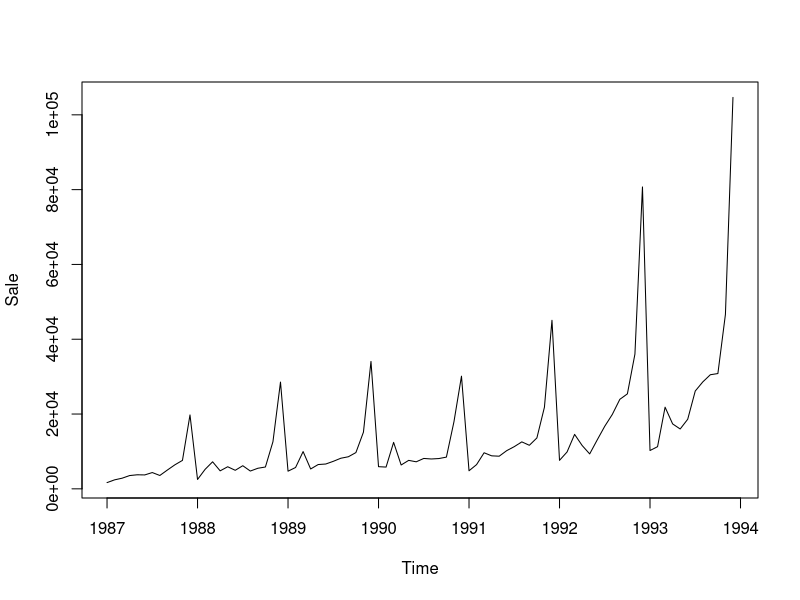
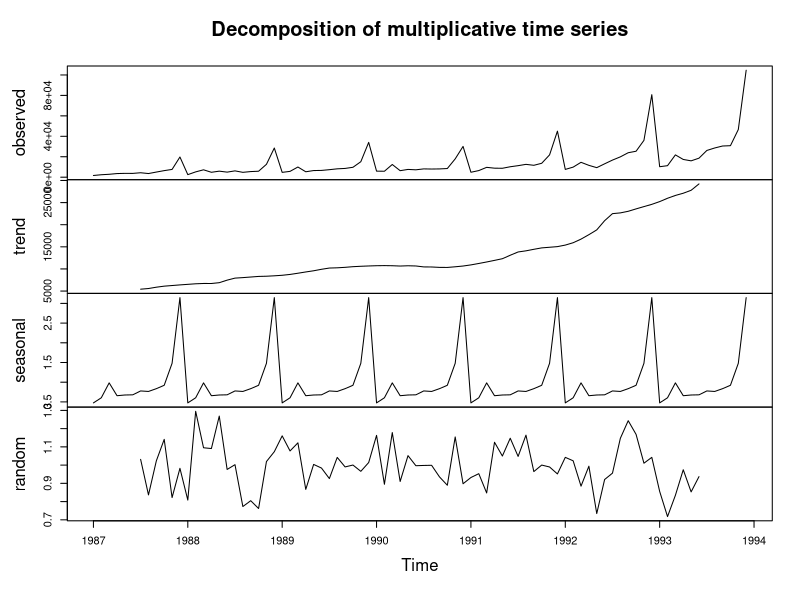
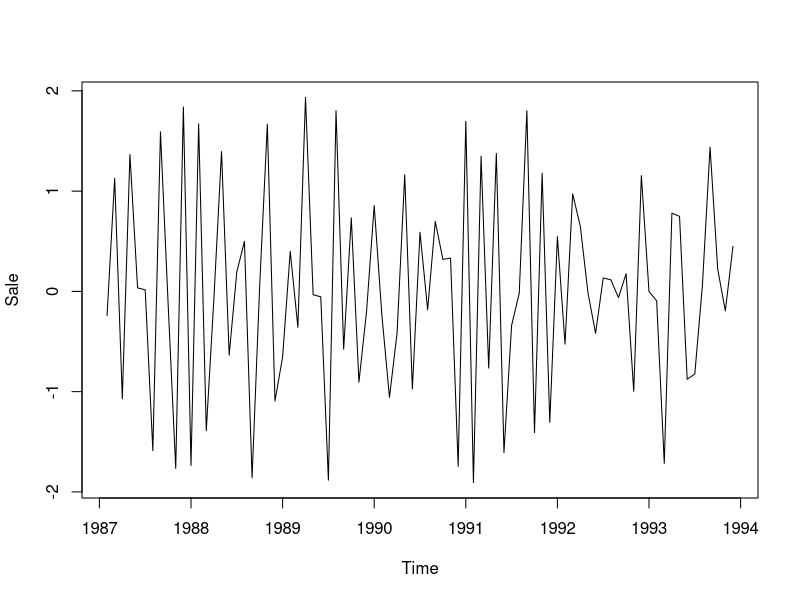
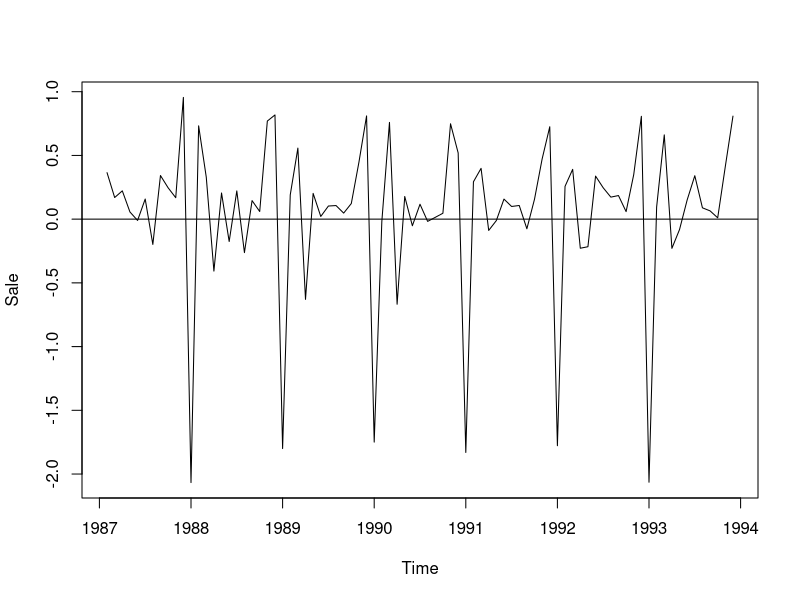
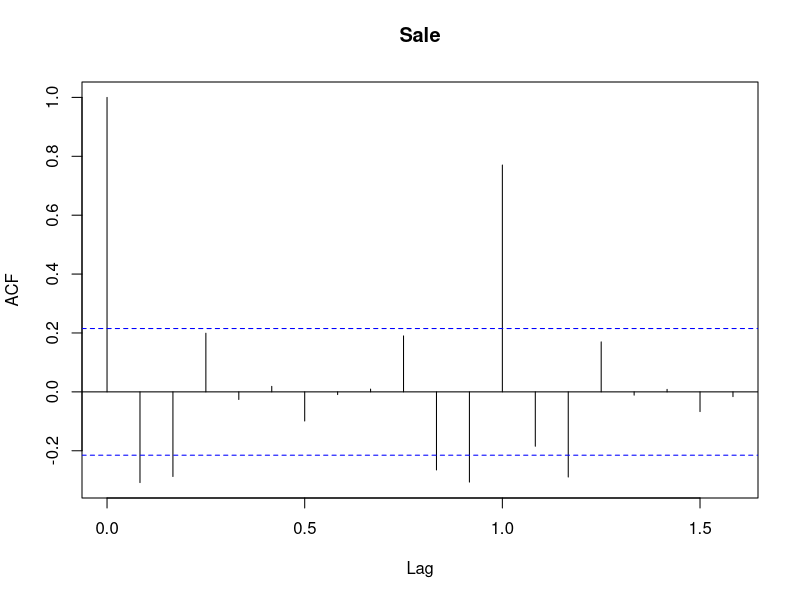
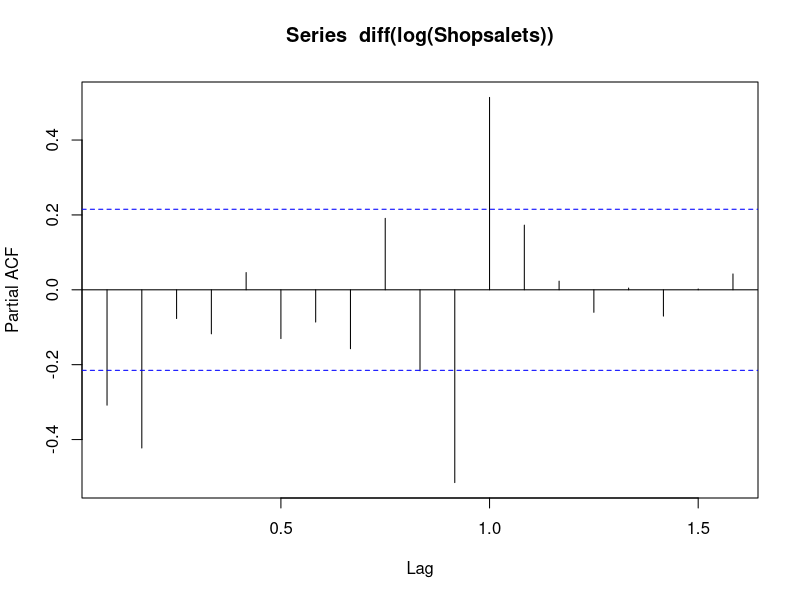
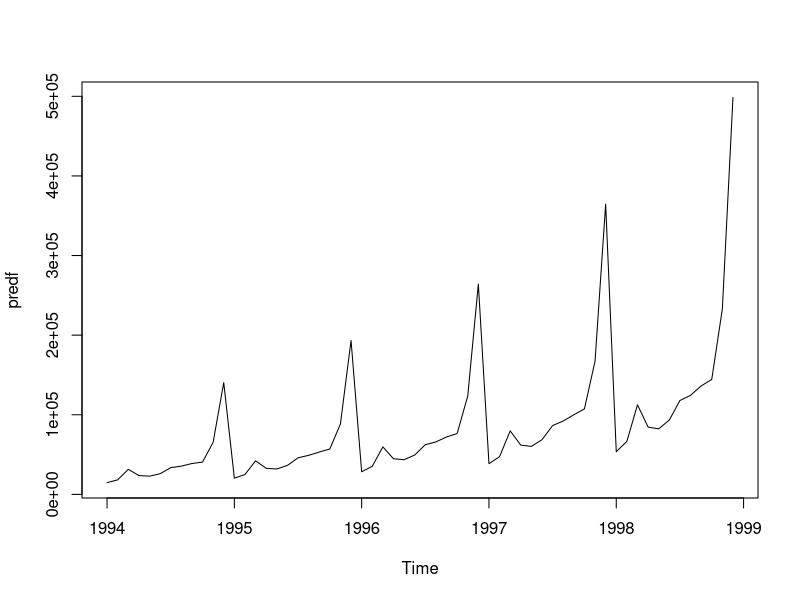
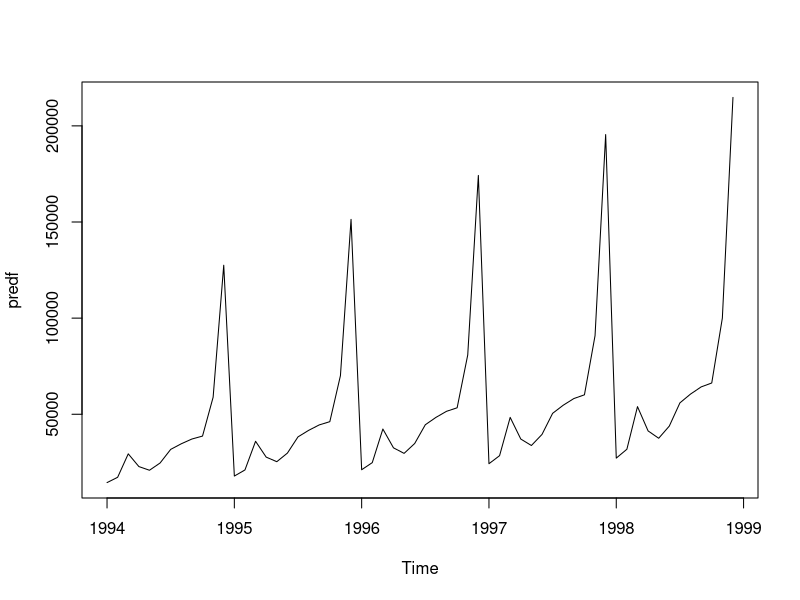

Write the R code that produced these figures, in order. (Note: this script raises an error after producing the figures.)
## ---- chunk 1
install.packages("zoo", dependencies = T)
## ---- chunk 2
library(forecast)
library(timeSeries)
library(openxlsx)
library(dplyr)
library(tseries)
library(ggplot2)




## ---- chunk 3

setwd("/Users/saileshraturi/Desktop/TimeSeriesGA")

Shopsale = read.delim("fancy.txt")
Shopsalets = ts(Shopsale, start = c(1987,01), frequency = 12)
str(Shopsale)
plot(Shopsalets) 




## ---- chunk 4
# Components of Time series
decom = decompose(Shopsalets, type = "multiplicative")
plot(decom)

## ---- chunk 5
# Test for stationarity of Time Series

kpss.test(diff(log(Shopsalets)))
adf.test(diff(log(Shopsalets)), alternative = "stationary")
## ---- chunk 6
#Test for stationarity visually

plot(diff(sin(Shopsalets)))
plot(diff(log(Shopsalets)))
abline(h=0)
## ---- chunk 7
#AutoRegression - P value

acf(diff(log(Shopsalets)))

## ---- chunk 8
#Moving Average - Q value

pacf(diff(log(Shopsalets)))
## ---- chunk 9
#ARIMA Model
model <- arima(log(Shopsalets), c(2,1,2), seasonal = list(order = c(2,1,2), period = 12))
pred <- predict(model, n.ahead = 60)
predf<-2.718^pred$pred
plot(predf)
accuracy(model)



## ---- chunk 10
#AutoArima
auto.arima(log(Shopsalets))
#AutoARIMA Model
modelauto <- arima(log(Shopsalets), c(2,0,0), seasonal = list(order = c(0,1,1), period = 12))
pred <- predict(modelauto, n.ahead = 60)
predf<-2.718^pred$pred
plot(predf)
accuracy(modelauto)


## ---- chunk 11
#Test to check stability of model
shapiro.test(model$residuals)
mean(model$residuals, na.rm = TRUE)
Box.test(model$residuals,type = "Ljung-Box")
## ---- chunk 12
#HoltWinter
TS_Train_HW <- hw(Shopsalets, seasonal = "multiplicative")
plot(TS_Train_HW)
TS_Train_HW$model
plot(forecast(log(Shopsaletraints),h=24))
accuracy(TS_Train_HW)
Vec<- cbind(Shopsaletestts ,as.data.frame(forecast(TS_Train_HW, h=12))[,1])
ts.plot(Vec, col=c("blue", "red"), main="Tractor sales: Actual vs Fo recast")
#modelhw<- HoltWinters(Shopsalets, beta = TRUE, gamma = TRUE)
#modelhw
#plot(forecast(modelhw, 12))
#plot(modelhw)
#print(modelhw)
